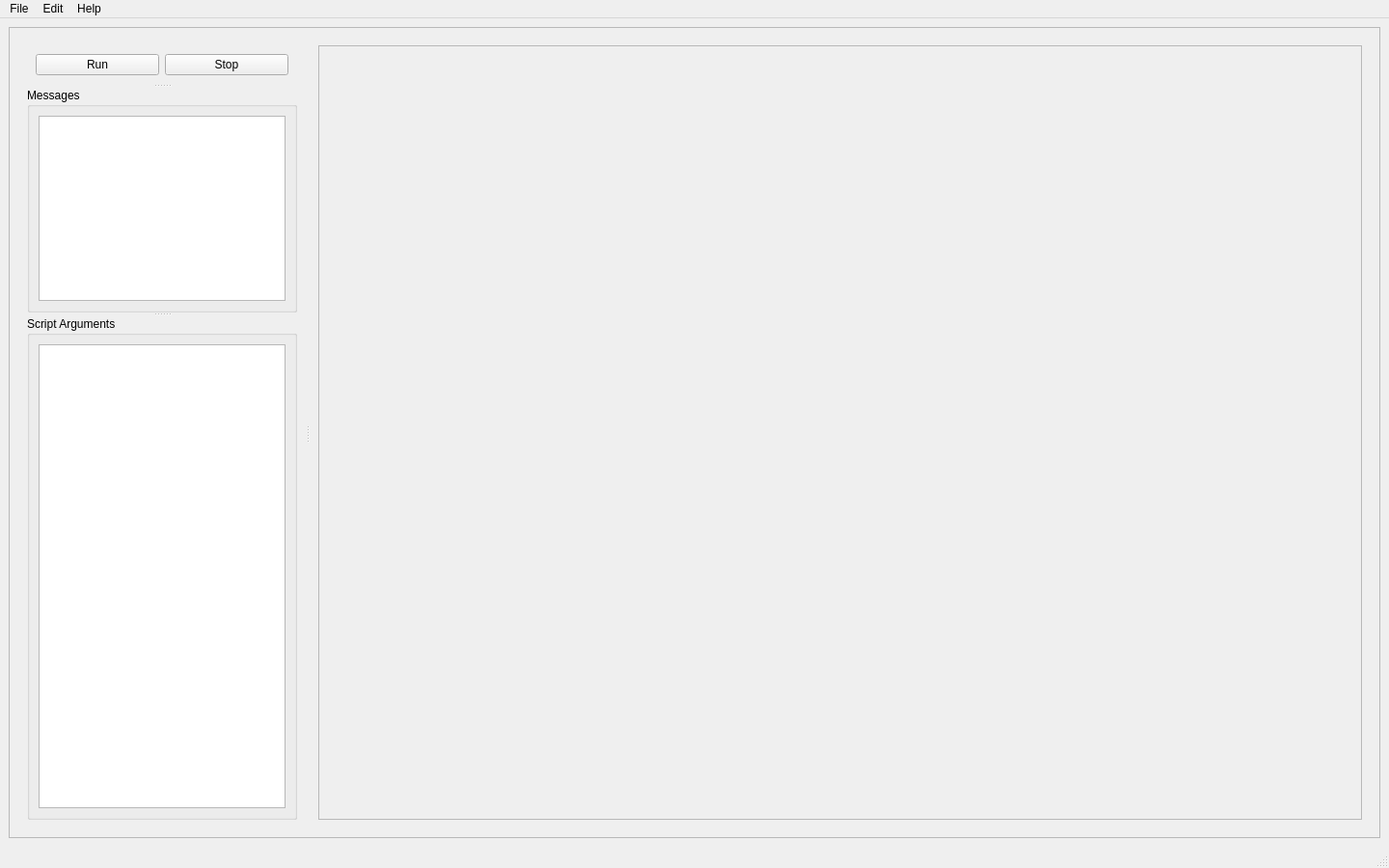
<?xml version="1.0" encoding="UTF-8"?>
<ui version="4.0">
 <class>MainWindow</class>
 <widget class="QMainWindow" name="MainWindow">
  <property name="geometry">
   <rect>
    <x>0</x>
    <y>0</y>
    <width>1440</width>
    <height>900</height>
   </rect>
  </property>
  <property name="windowTitle">
   <string>Orbital</string>
  </property>
  <widget class="QWidget" name="centralwidget">
   <layout class="QHBoxLayout" name="horizontalLayout">
    <item>
     <widget class="QScrollArea" name="scrollArea">
      <property name="widgetResizable">
       <bool>true</bool>
      </property>
      <widget class="QWidget" name="scrollAreaWidgetContents">
       <property name="geometry">
        <rect>
         <x>0</x>
         <y>0</y>
         <width>1420</width>
         <height>836</height>
        </rect>
       </property>
       <layout class="QHBoxLayout" name="horizontalLayout_scrollArea">
        <item>
         <widget class="QSplitter" name="splitter">
          <property name="orientation">
           <enum>Qt::Horizontal</enum>
          </property>
          <property name="childrenCollapsible">
           <bool>false</bool>
          </property>
          <widget class="QFrame" name="frame_controlPanel">
           <layout class="QVBoxLayout" name="verticalLayout_controlPanel">
            <item>
             <widget class="QSplitter" name="splitter_controlPanel">
              <property name="orientation">
               <enum>Qt::Vertical</enum>
              </property>
              <property name="childrenCollapsible">
               <bool>false</bool>
              </property>
              <widget class="QFrame" name="frame_controls">
               <layout class="QGridLayout" name="gridLayout_controls">
                <item row="0" column="0">
                 <widget class="QPushButton" name="pushButton_run">
                  <property name="sizePolicy">
                   <sizepolicy hsizetype="Minimum" vsizetype="MinimumExpanding">
                    <horstretch>0</horstretch>
                    <verstretch>0</verstretch>
                   </sizepolicy>
                  </property>
                  <property name="text">
                   <string>Run</string>
                  </property>
                 </widget>
                </item>
                <item row="0" column="1">
                 <widget class="QPushButton" name="pushButton_stop">
                  <property name="sizePolicy">
                   <sizepolicy hsizetype="Minimum" vsizetype="MinimumExpanding">
                    <horstretch>0</horstretch>
                    <verstretch>0</verstretch>
                   </sizepolicy>
                  </property>
                  <property name="text">
                   <string>Stop</string>
                  </property>
                 </widget>
                </item>
               </layout>
              </widget>
              <widget class="QGroupBox" name="groupBox_messages">
               <property name="title">
                <string>Messages</string>
               </property>
               <layout class="QVBoxLayout" name="verticalLayout_messages">
                <item>
                 <widget class="QPlainTextEdit" name="plainTextEdit_messages">
                  <property name="readOnly">
                   <bool>true</bool>
                  </property>
                 </widget>
                </item>
               </layout>
              </widget>
              <widget class="QGroupBox" name="groupBox_params">
               <property name="sizePolicy">
                <sizepolicy hsizetype="Preferred" vsizetype="Preferred">
                 <horstretch>0</horstretch>
                 <verstretch>1</verstretch>
                </sizepolicy>
               </property>
               <property name="title">
                <string>Script Arguments</string>
               </property>
               <layout class="QVBoxLayout" name="verticalLayout_params">
                <item>
                 <widget class="QTableWidget" name="tableWidget_params">
                  <property name="selectionMode">
                   <enum>QAbstractItemView::NoSelection</enum>
                  </property>
                  <property name="columnCount">
                   <number>1</number>
                  </property>
                  <attribute name="horizontalHeaderVisible">
                   <bool>false</bool>
                  </attribute>
                  <attribute name="horizontalHeaderStretchLastSection">
                   <bool>true</bool>
                  </attribute>
                  <attribute name="verticalHeaderHighlightSections">
                   <bool>false</bool>
                  </attribute>
                  <column/>
                 </widget>
                </item>
               </layout>
              </widget>
             </widget>
            </item>
           </layout>
          </widget>
          <widget class="QFrame" name="frame_plotPanel">
           <property name="sizePolicy">
            <sizepolicy hsizetype="Preferred" vsizetype="Preferred">
             <horstretch>1</horstretch>
             <verstretch>0</verstretch>
            </sizepolicy>
           </property>
           <layout class="QVBoxLayout" name="verticalLayout_plotPanel">
            <item>
             <widget class="QScrollArea" name="scrollArea_plotPanel">
              <property name="widgetResizable">
               <bool>true</bool>
              </property>
              <widget class="QWidget" name="widget_plotPanel">
               <property name="geometry">
                <rect>
                 <x>0</x>
                 <y>0</y>
                 <width>1080</width>
                 <height>798</height>
                </rect>
               </property>
               <layout class="QGridLayout" name="gridLayout_plots"/>
              </widget>
             </widget>
            </item>
           </layout>
          </widget>
         </widget>
        </item>
       </layout>
      </widget>
     </widget>
    </item>
   </layout>
  </widget>
  <widget class="QMenuBar" name="menubar">
   <property name="geometry">
    <rect>
     <x>0</x>
     <y>0</y>
     <width>1440</width>
     <height>22</height>
    </rect>
   </property>
   <widget class="QMenu" name="menuFile">
    <property name="title">
     <string>File</string>
    </property>
    <addaction name="actionLoadScript"/>
   </widget>
   <widget class="QMenu" name="menuHelp">
    <property name="title">
     <string>Help</string>
    </property>
    <addaction name="actionAbout"/>
   </widget>
   <widget class="QMenu" name="menuEdit">
    <property name="title">
     <string>Edit</string>
    </property>
    <addaction name="actionPlotEditor"/>
   </widget>
   <addaction name="menuFile"/>
   <addaction name="menuEdit"/>
   <addaction name="menuHelp"/>
  </widget>
  <widget class="QStatusBar" name="statusbar"/>
  <action name="actionImportLogs">
   <property name="text">
    <string>Import Logs</string>
   </property>
  </action>
  <action name="actionImportConfig">
   <property name="text">
    <string>Import Filter Config</string>
   </property>
  </action>
  <action name="actionAbout">
   <property name="text">
    <string>About</string>
   </property>
  </action>
  <action name="actionPlotEditor">
   <property name="text">
    <string>Plots</string>
   </property>
  </action>
  <action name="actionLoadScript">
   <property name="text">
    <string>Load Script</string>
   </property>
  </action>
 </widget>
 <resources/>
 <connections/>
</ui>
